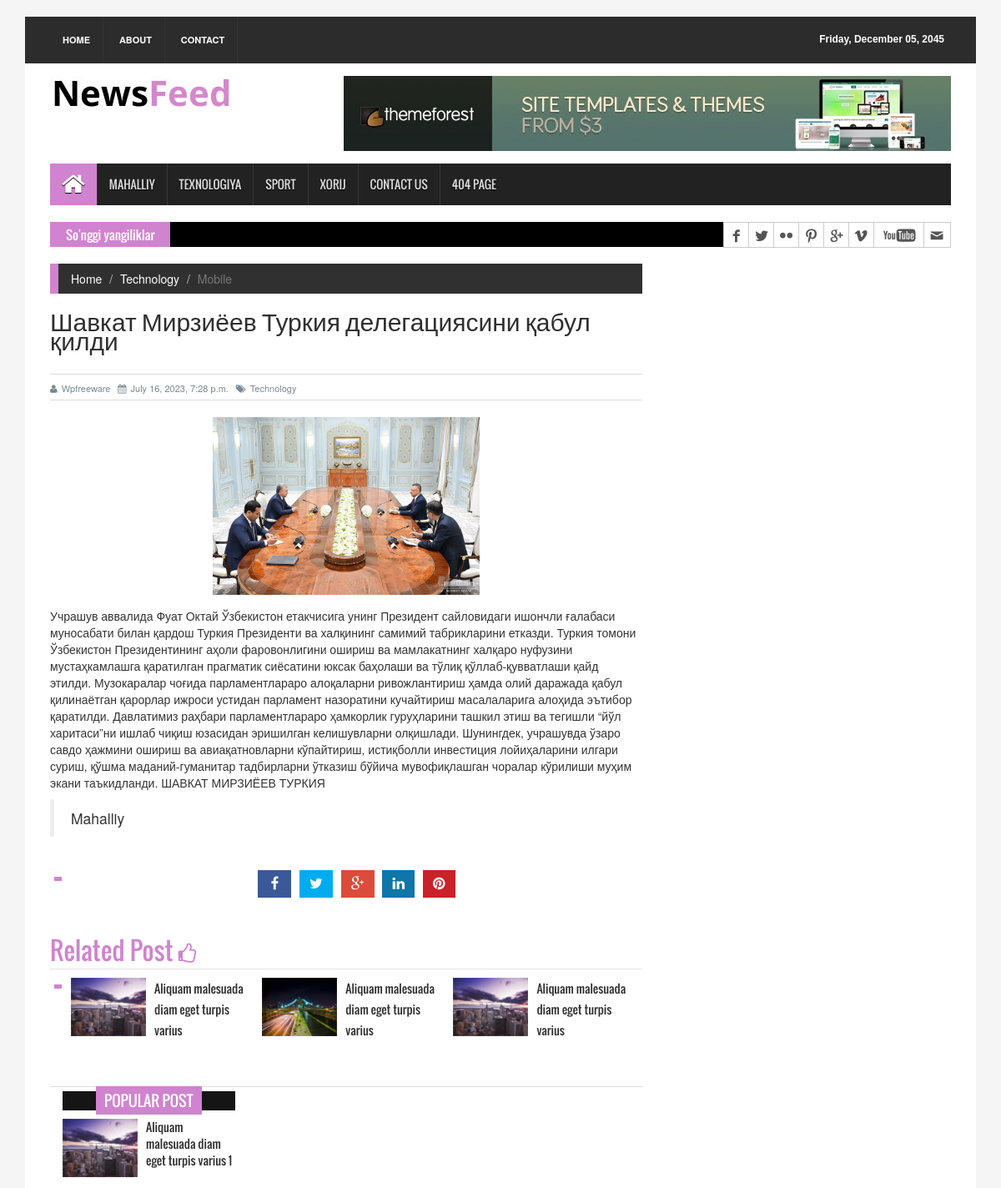
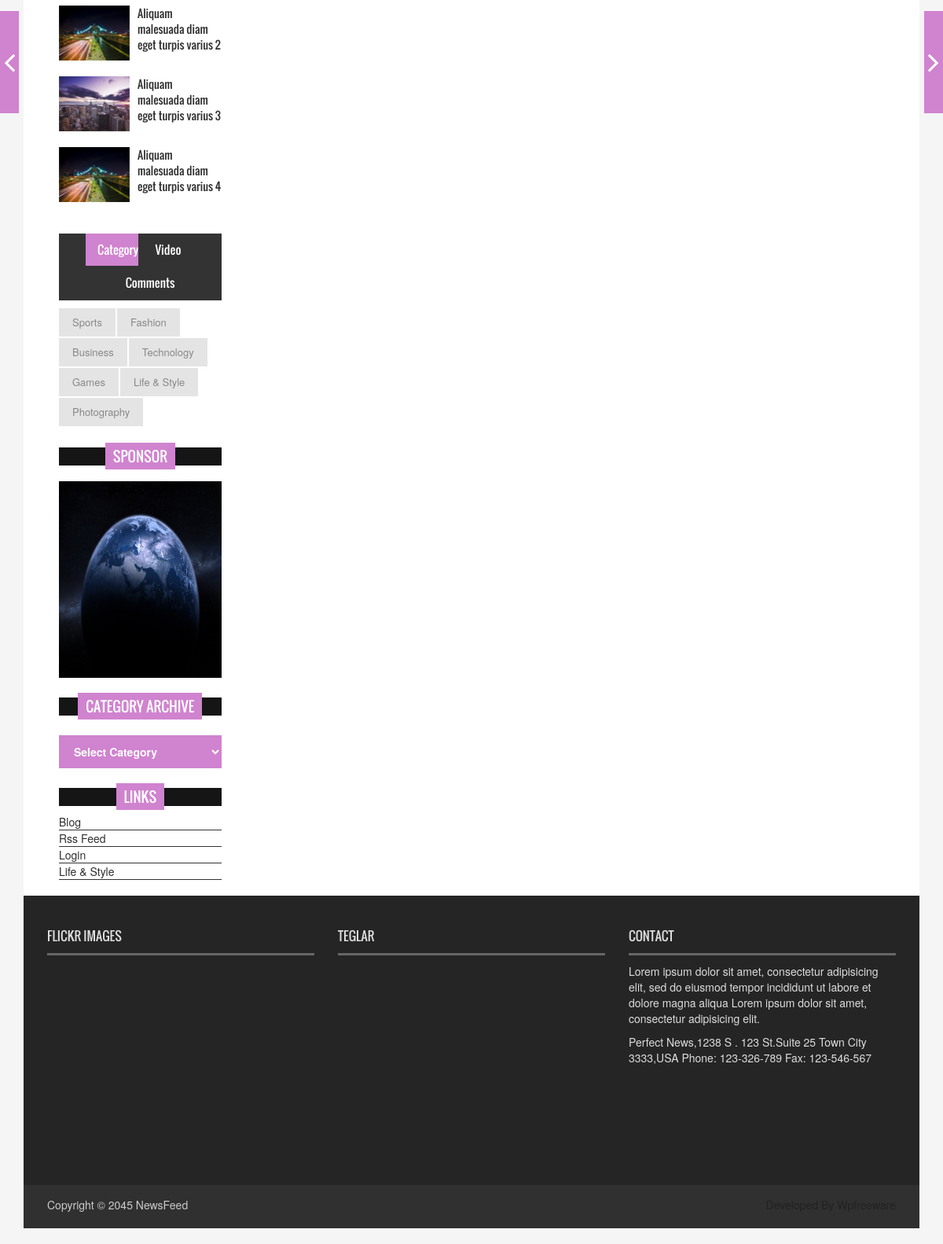
Page /shavkat-mirziyoev-turkiya-delegaciyasini-abul-ildi/ on the committed database (2 pictures, top to bottom).
### New/models.py (models this page shows, shortened)
class NewList(models.Model):
    class Status(models.TextChoices):
        Draft = "DR", "Draft",
        Published = "PB", "Published",
    title = models.CharField(max_length=150)
    slug = models.SlugField()
    image = models.ImageField(upload_to='media/')
    text = models.TextField()
    category = models.ForeignKey(Category, on_delete=models.CASCADE)
    published_time = models.DateTimeField(default=timezone.now)
    created_time = models.DateTimeField(auto_now_add=True)
    update_time = models.DateTimeField(auto_now=True)
    status = models.CharField(max_length=2,
                                choices=Status.choices,
                                default=Status.Draft)
    objects = models.Manager()
    published = PublishedManager()
    class Meta:
        ordering = ["-published_time"]

class Category(models.Model):
    name = models.CharField(max_length=150)
    def __str__(self):
        return self.name

### New/views.py (the view)
# urls.py: path('<slug:news>/', news_detail, name='single_page'),
def news_detail(request, news):
    news_list = get_object_or_404(NewList, slug=news, status=NewList.Status.Published)
    context = {
        "news_list": news_list,
    }
    return render(request, 'single_page.html', context)

### New/context_processor.py (called while the page is built)
def latest_news(request):
    latest_news = NewList.published.all().order_by('-published_time')[:8]
    categories = Category.objects.all()
    context = {
        'latest_news': latest_news,
        'categories': categories,
    }
    return context

### New/models.py (called while the page is built)
    def get_queryset(self):
        return super().get_queryset().filter(status=NewList.Status.Published)

### templates/single_page.html (shortened to what this page needs)
{% extends 'base.html' %}
{% load static %}
{% block content %}
  <section id="contentSection">
    <div class="row">
      <div class="col-lg-8 col-md-8 col-sm-8">
        <div class="left_content">
          <div class="single_page">
            <ol class="breadcrumb">
              <li><a href="{% url 'home_page' %}">Home</a></li>
              <li><a href="#">Technology</a></li>
              <li class="active">Mobile</li>
            </ol>
            <h2><a href="{% url 'single_page' news_list.pk %}">{{ news_list.title}}</a></h2>
            <div class="post_commentbox"><a href="#"><i class="fa fa-user"></i>Wpfreeware</a> <span><i class="fa fa-calendar"></i>{{news_list.published_time}}</span> <a href="#"><i class="fa fa-tags"></i>Technology</a> </div>
            <div class="single_page_content"> <img class="img-center" src="{{ news_list.image.url }}" alt="">
              <p>{{news_list.text}}</p>
              <blockquote>{{ news_list.category}}</blockquote>
            <div class="social_link">
              <ul class="sociallink_nav">
                <li><a href="#"><i class="fa fa-facebook"></i></a></li>
                <li><a href="#"><i class="fa fa-twitter"></i></a></li>
                <li><a href="#"><i class="fa fa-google-plus"></i></a></li>
                <li><a href="#"><i class="fa fa-linkedin"></i></a></li>
                <li><a href="#"><i class="fa fa-pinterest"></i></a></li>
              </ul>
            </div>
            <div class="related_post">
              <h2>Related Post <i class="fa fa-thumbs-o-up"></i></h2>
              <ul class="spost_nav wow fadeInDown animated">
                <li>
                  <div class="media"> <a class="media-left" href="single_page.html"> <img src="{% static 'images/post_img1.jpg' %}" alt=""> </a>
                    <div class="media-body"> <a class="catg_title" href="single_page.html"> Aliquam malesuada diam eget turpis varius</a> </div>
                  </div>
                </li>
                <li>
                  <div class="media"> <a class="media-left" href="single_page.html"> <img src="{% static 'images/post_img2.jpg' %}" alt=""> </a>
                    <div class="media-body"> <a class="catg_title" href="single_page.html"> Aliquam malesuada diam eget turpis varius</a> </div>
                  </div>
                </li>
                <li>
                  <div class="media"> <a class="media-left" href="single_page.html"> <img src="{% static 'images/post_img1.jpg' %}" alt=""> </a>
                    <div class="media-body"> <a class="catg_title" href="single_page.html"> Aliquam malesuada diam eget turpis varius</a> </div>
                  </div>
                </li>
              </ul>
            </div>
          </div>
        </div>
      </div>
      <nav class="nav-slit"> <a class="prev" href="#"> <span class="icon-wrap"><i class="fa fa-angle-left"></i></span>
        </a> <a class="next" href="#"> <span class="icon-wrap"><i class="fa fa-angle-right"></i></span>
        </a> </nav>
      <div class="col-lg-4 col-md-4 col-sm-4">
        <aside class="right_content">
          <div class="single_sidebar">
            <h2><span>Popular Post</span></h2>
            <ul class="spost_nav">
              <li>
                <div class="media wow fadeInDown"> <a href="single_page.html" class="media-left"> <img alt="" src="{% static 'images/post_img1.jpg' %}"> </a>
                  <div class="media-body"> <a href="single_page.html" class="catg_title"> Aliquam malesuada diam eget turpis varius 1</a> </div>
                </div>
              </li>
              <li>
                <div class="media wow fadeInDown"> <a href="single_page.html" class="media-left"> <img alt="" src="{% static 'images/post_img2.jpg' %}"> </a>
                  <div class="media-body"> <a href="single_page.html" class="catg_title"> Aliquam malesuada diam eget turpis varius 2</a> </div>
                </div>
              </li>
              <li>
                <div class="media wow fadeInDown"> <a href="single_page.html" class="media-left"> <img alt="" src="{% static 'images/post_img1.jpg' %}"> </a>
                  <div class="media-body"> <a href="single_page.html" class="catg_title"> Aliquam malesuada diam eget turpis varius 3</a> </div>
                </div>
              </li>
              <li>
                <div class="media wow fadeInDown"> <a href="single_page.html" class="media-left"> <img alt="" src="{% static 'images/post_img2.jpg' %}"> </a>
                  <div class="media-body"> <a href="single_page.html" class="catg_title"> Aliquam malesuada diam eget turpis varius 4</a> </div>
                </div>
              </li>
            </ul>
          </div>
          <div class="single_sidebar">
            <ul class="nav nav-tabs" role="tablist">
              <li role="presentation" class="active"><a href="#category" aria-controls="home" role="tab" data-toggle="tab">Category</a></li>
              <li role="presentation"><a href="#video" aria-controls="profile" role="tab" data-toggle="tab">Video</a></li>
              <li role="presentation"><a href="#comments" aria-controls="messages" role="tab" data-toggle="tab">Comments</a></li>
            </ul>
            <div class="tab-content">
              <div role="tabpanel" class="tab-pane active" id="category">
                <ul>
                  <li class="cat-item"><a href="#">Sports</a></li>
                  <li class="cat-item"><a href="#">Fashion</a></li>
                  <li class="cat-item"><a href="#">Business</a></li>
                  <li class="cat-item"><a href="#">Technology</a></li>
                  <li class="cat-item"><a href="#">Games</a></li>
                  <li class="cat-item"><a href="#">Life &amp; Style</a></li>
                  <li class="cat-item"><a href="#">Photography</a></li>
                </ul>
              </div>
            </div>
          </div>
          <div class="single_sidebar wow fadeInDown">
            <h2><span>Sponsor</span></h2>
            <a class="sideAdd" href="#"><img src="{% static 'images/add_img.jpg' %}" alt=""></a> </div>
          <div class="single_sidebar wow fadeInDown">
            <h2><span>Category Archive</span></h2>
            <select class="catgArchive">
              <option>Select Category</option>
            </select>
          </div>
          <div class="single_sidebar wow fadeInDown">
            <h2><span>Links</span></h2>
            <ul>
              <li><a href="#">Blog</a></li>
              <li><a href="#">Rss Feed</a></li>
              <li><a href="#">Login</a></li>
              <li><a href="#">Life &amp; Style</a></li>
            </ul>
          </div>
        </aside>
      </div>
    </div>
  </section>
  {% endblock content %}

### static/css/theme.css (style rules this page uses)
.single_sidebar > h2 span { background:none repeat scroll 0 0 #d083cf }
.nav-tabs > li.active > a, .nav-tabs > li.active > a:hover, .nav-tabs > li.active > a:focus { background-color:#d083cf }
.breadcrumb { border-left:10px solid #d083cf }
.single_page_content ul li:before { background-color:#d083cf }
.single_page_content h2, .single_page_content h3, .single_page_content h4, .single_page_content h5, .single_page_content h6 { color:#d083cf }
.nav-slit .icon-wrap { background-color:#d083cf }
.catgArchive { background-color:#d083cf }
.related_post > h2 i { color:#d083cf }

### rows in the picture
NewList: title "Шавкат Мирзиёев Туркия делегациясини қабул қилди", published_time "July 16, 2023, 7:28 p.m.", image (picture), text "Учрашув аввалида Фуат Октай Ўзбекистон етакчисига унинг Президент сайловидаги ишончли ғалабаси муносабати билан қардош Туркия Президенти ва халқининг самимий табрикларини етказди. Туркия томони Ўзбекистон Президентининг аҳоли фаровонлигини ошириш ва мамлакатнинг халқаро нуфузини мустаҳкамлашга қаратилган прагматик сиёсатини юксак баҳолаши ва тўлиқ қўллаб-қувватлаши қайд этилди. Музокаралар чоғида парламентлараро алоқаларни ривожлантириш ҳамда олий даражада қабул қилинаётган қарорлар ижроси устидан парламент назоратини кучайтириш масалаларига алоҳида эътибор қаратилди. Давлатимиз раҳбари парламентлараро ҳамкорлик гуруҳларини ташкил этиш ва тегишли “йўл харитаси”ни ишлаб чиқиш юзасидан…", category "Mahalliy"
